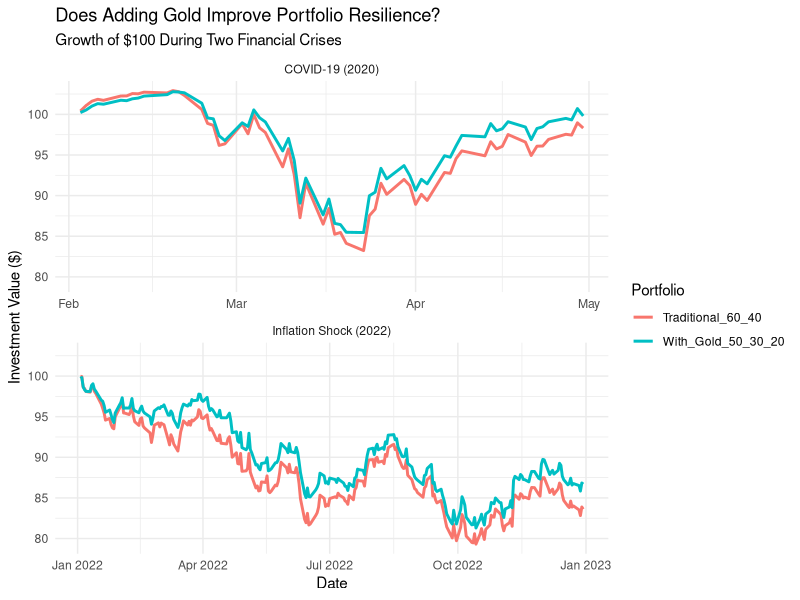

Generate this figure with R:
# Project: When Diversification Fails
# Step 30: Portfolio performance visualization

library(tidyverse)

# Load daily returns
returns <- read.csv("Data/daily_returns.csv")

# Calculate returns for both portfolios
returns <- returns %>%
  mutate(
    Portfolio_60_40 =
      0.60 * SPY_return +
      0.40 * IEF_return,
    
    Portfolio_50_30_20 =
      0.50 * SPY_return +
      0.30 * IEF_return +
      0.20 * GLD_return
  )

# Select both crisis periods
crisis_data <- returns %>%
  mutate(
    Period = case_when(
      Date >= "2020-02-01" &
        Date <= "2020-04-30" ~ "COVID-19 (2020)",
      
      Date >= "2022-01-01" &
        Date <= "2022-12-31" ~ "Inflation Shock (2022)",
      
      TRUE ~ NA_character_
    )
  ) %>%
  filter(!is.na(Period))

# Calculate growth of $100 for each portfolio
portfolio_growth <- crisis_data %>%
  group_by(Period) %>%
  arrange(Date, .by_group = TRUE) %>%
  mutate(
    Traditional_60_40 =
      100 * cumprod(1 + Portfolio_60_40 / 100),
    
    With_Gold_50_30_20 =
      100 * cumprod(1 + Portfolio_50_30_20 / 100)
  ) %>%
  ungroup() %>%
  select(Date, Period,
         Traditional_60_40,
         With_Gold_50_30_20) %>%
  pivot_longer(
    cols = c(Traditional_60_40, With_Gold_50_30_20),
    names_to = "Portfolio",
    values_to = "Investment_Value"
  )

# Plot portfolio performance
portfolio_plot <- ggplot(
  portfolio_growth,
  aes(
    x = as.Date(Date),
    y = Investment_Value,
    color = Portfolio
  )
) +
  geom_line(linewidth = 1) +
  facet_wrap(~ Period, scales = "free_x", ncol = 1) +
  labs(
    title = "Does Adding Gold Improve Portfolio Resilience?",
    subtitle = "Growth of $100 During Two Financial Crises",
    x = "Date",
    y = "Investment Value ($)",
    color = "Portfolio"
  ) +
  theme_minimal()

# Step 32: Save portfolio comparison graph

ggsave(
  filename = "Figures/portfolio_crisis_comparison.png",
  plot = portfolio_plot,
  width = 11,
  height = 9,
  dpi = 300
)
